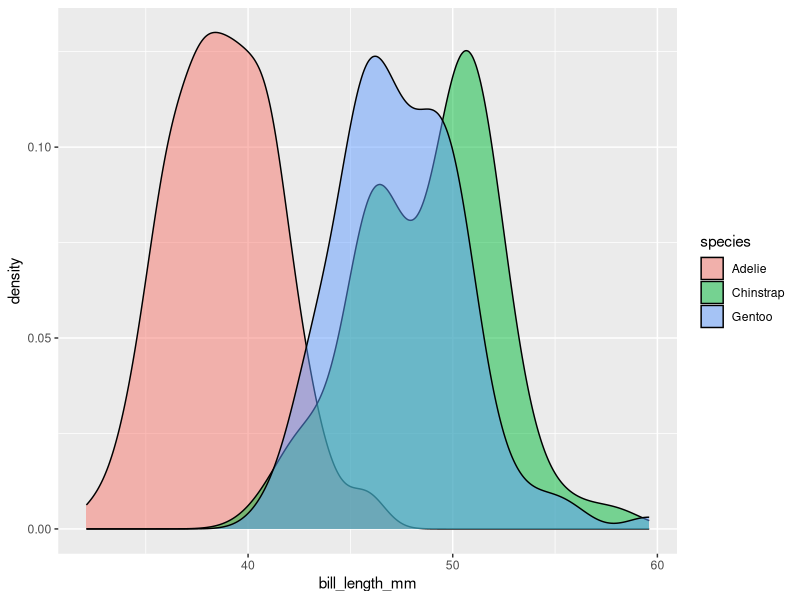
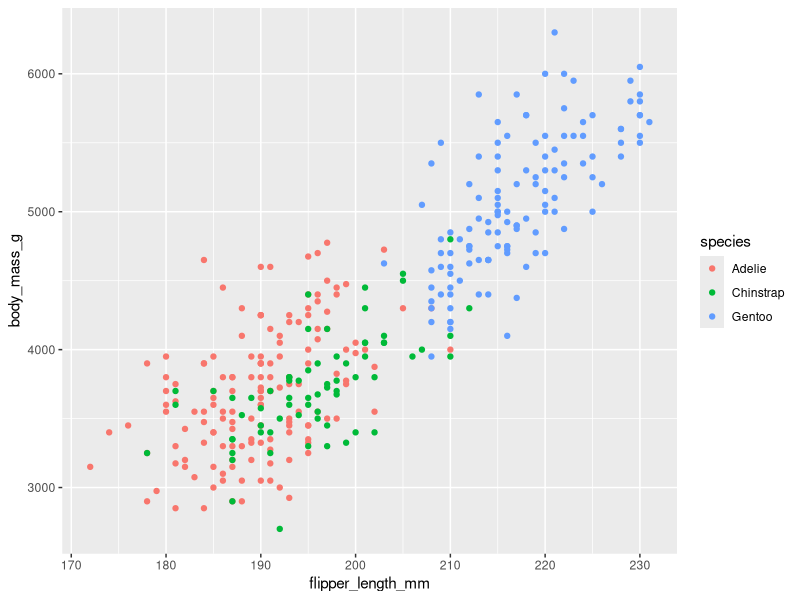
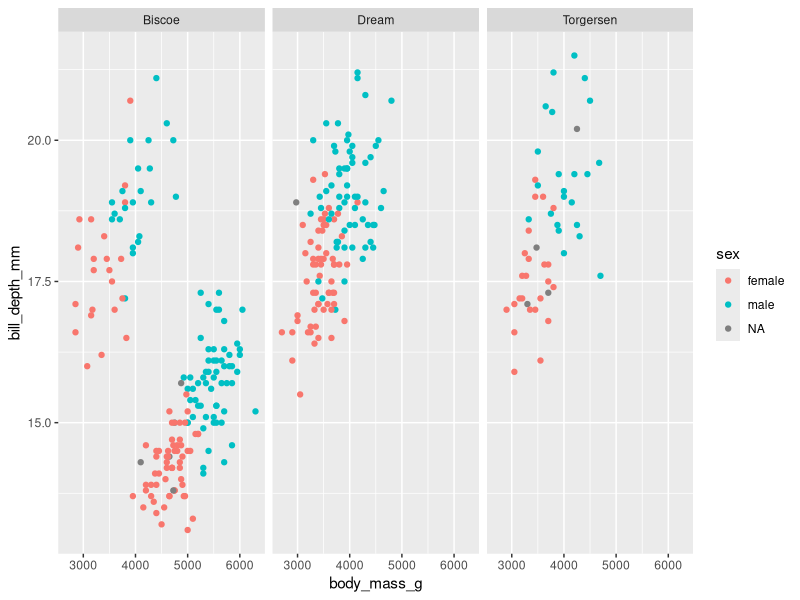

These charts were generated, in order, by the following R code:
## ---- chunk 1
library(tidyverse)
library(palmerpenguins)
## ---- chunk 2
penguins
## ---- chunk 3
penguins %>%
  ggplot() +
  geom_density(mapping = aes(x = bill_length_mm, fill=species), alpha=0.5)
## ---- chunk 4
ggplot(data = penguins) +
geom_point(mapping = aes(x = flipper_length_mm , y = body_mass_g, color = species))
## ---- chunk 5
penguins %>%
  ggplot() + 
  geom_point(mapping = aes(
    x = body_mass_g,
    y = bill_depth_mm,
    color = sex
  )) +
  facet_wrap(~ island)
